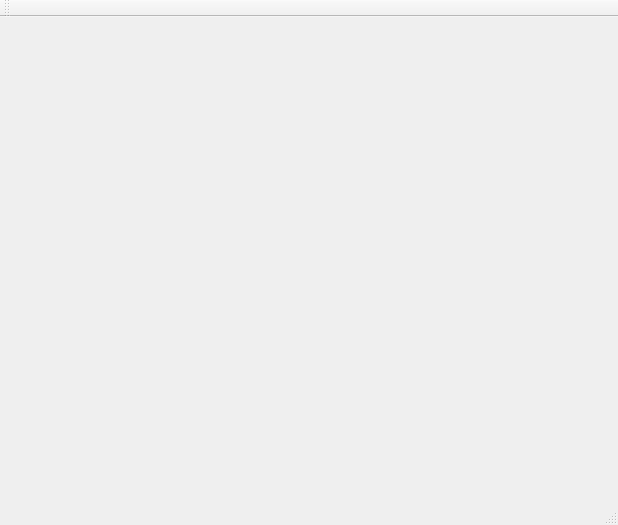
<?xml version="1.0" encoding="UTF-8"?>
<ui version="4.0">
 <class>MainWindow</class>
 <widget class="QMainWindow" name="MainWindow">
  <property name="geometry">
   <rect>
    <x>0</x>
    <y>0</y>
    <width>618</width>
    <height>525</height>
   </rect>
  </property>
  <property name="windowTitle">
   <string>MainWindow</string>
  </property>
  <widget class="QWidget" name="centralWidget"/>
  <widget class="QMenuBar" name="menuBar">
   <property name="geometry">
    <rect>
     <x>0</x>
     <y>0</y>
     <width>618</width>
     <height>23</height>
    </rect>
   </property>
  </widget>
  <widget class="QToolBar" name="mainToolBar">
   <attribute name="toolBarArea">
    <enum>TopToolBarArea</enum>
   </attribute>
   <attribute name="toolBarBreak">
    <bool>false</bool>
   </attribute>
  </widget>
  <widget class="QStatusBar" name="statusBar"/>
 </widget>
 <layoutdefault spacing="6" margin="11"/>
 <resources/>
 <connections/>
</ui>
